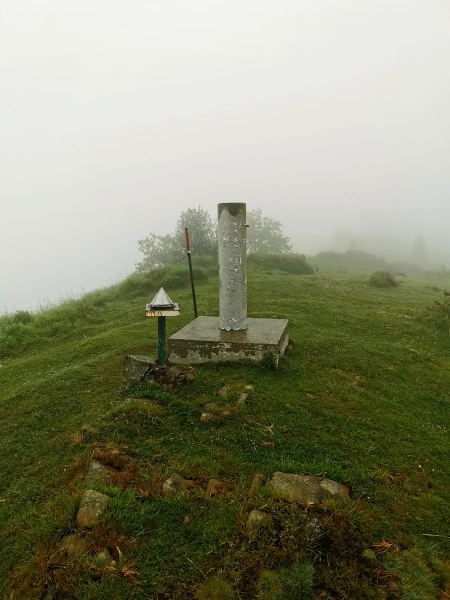
#> input picture img/7pago-03.webp, 900 x 1200 px (shown at 1/2 size)
$ python -i make_card_thumbs.py   (imports and definitions only)
#> lines starting #> are read from the running program, lines starting #| are printed output that depends on the picture
#> further down, picture is the input picture: PIL image 900x1200 RGB; mean R, G, B 135.1, 137.1, 111.2
#!/usr/bin/env python3
"""Escribe una version pequena de cada foto de tarjeta de la portada.

    python3 scripts/make_card_thumbs.py

Las fotos de img/ estan a 1600 px de lado (scripts/optimize_images.py), que es
lo que necesita la foto grande de una ficha o el visor a pantalla completa. La
tarjeta de la portada, en cambio, mide unos 342 px en un movil y unos 350 en
una pantalla grande: servirle la de 1600 px son medio mega por tarjeta, y hay
28 tarjetas.

Este script escribe, junto a cada foto de tarjeta, un img/<nombre>-card.jpg y un
img/<nombre>-card.webp de CARD_WIDTH px de ancho, que es lo que consume el
<picture> de src/mallabia_tail.html. Nunca amplia una foto que ya sea menor, y
no toca ningun otro fichero de img/ (a diferencia de optimize_images.py, que
reescribe el directorio entero).

CARD_WIDTH sale de medir el hueco: 340 px en un movil de 390, pero 517 px en
una ventana de 1440. A 1100 px la foto cubre el doble de ese hueco, que es lo
que necesita una pantalla Retina grande; con 800 se quedaba corta justo ahi.

Ademas iguala el tono de las 28, que es lo que hace que el listado se lea como
una serie y no como 28 fotos sueltas: estan hechas a lo largo de anos, con movil
y con dron, y su luminancia mediana iba de 20 a 202 sobre 255.

Hay que volver a pasarlo cuando entre una ruta nueva a la portada.
"""
import os
import re
import sys

from PIL import Image, ImageEnhance, ImageOps, ImageStat

HERE = os.path.dirname(os.path.abspath(__file__))
ROOT = os.path.dirname(HERE)
IMG_DIR = os.path.join(ROOT, "img")
ORIG_DIR = os.path.join(IMG_DIR, "orig")  # los originales que no se publican
HOME_TAIL = os.path.join(ROOT, "src", "mallabia_tail.html")

CARD_WIDTH = 1100         # 2x del hueco mas grande de la tarjeta (517 px a 1440)
# Y dos tallas mas, para que cada pantalla se baje la suya. Medido en el
# navegador: la tarjeta ocupa 286-506 px hasta 767 px de ventana, 351-430 entre
# 768 y 1023, y 340 clavados de 1024 en adelante. Multiplicado por la densidad
# de pantalla, eso pide 340 px en un escritorio normal, unos 700 en un movil
# corriente y 1068 en uno muy fino: 450, 800 y 1100. El <picture> de
# src/mallabia_tail.html las declara con su sizes y el navegador elige.
CARD_WIDTHS = (450, 800)
CARD_RATIO = 16 / 10      # el mismo aspect-ratio que .route-card-photo
JPEG_QUALITY = 78
WEBP_QUALITY = 68         # bajado desde 72: al nivelar el tono aflora algo de
                          # ruido en las fotos oscuras y eso engorda el fichero;
                          # a 350 px de tarjeta la diferencia no se ve
SUFFIX = "-card"

# --- igualado de tono ---------------------------------------------------
# El contraste y la saturacion los hacia antes el navegador, con un
# filter:contrast(1.1) saturate(1.25) sobre .route-card-photo img. Ahora van
# grabados aqui para que la foto ya salga bien del fichero y para poder
# ajustarla foto a foto, que un filtro de CSS no puede.
CONTRASTE = 1.15
SATURACION = 1.35

# Y esto es lo nuevo: acercar la luminancia de cada foto a la del conjunto.
# OBJETIVO es la mediana de las 28 en el momento de escribir esto; si algun dia
# el listado cambia mucho, se recalcula midiendo la mediana de todas otra vez.
# No se llega hasta el objetivo (FUERZA) ni se pasa del TOPE, para nivelar sin
# aplanar: una foto con su intencion tiene que conservarla.
OBJETIVO = 112

# La correccion es asimetrica a proposito. Subir una foto oscura la mejora casi
# siempre: estaba subexpuesta. Bajar una clara le quita fuerza, y las claras son
# justo las verdes y azules que tiran del listado -- con la misma fuerza en los
# dos sentidos perdian hasta un 12% de contraste y el conjunto se veia soso.
# Asi que las oscuras suben como antes y las claras apenas se mueven.
FUERZA_SUBIR = 0.45
FUERZA_BAJAR = 0.20
TOPE = (0.92, 1.35)

# Por debajo de esta luminancia la foto es de noche o a contraluz. Ahi no se
# toca el brillo: el primer intento le metia azul al amanecer de la ermita y la
# dejaba con pinta de retocada. Una foto de noche debe seguir siendo de noche.
NOCHE = 70


# [17 lines left out: function card_photos, not called in this run]


def luminancia(im):
    """Mediana del canal de luz, 0-255. La mediana y no la media: una foto con
    un cielo enorme y quemado enganaria a la media."""
    return ImageStat.Stat(im.convert("L")).median[0]


def igualar_tono(im):
    """Deja la foto en el mismo registro que el resto del listado."""
    if luminancia(im) < NOCHE:
        # Solo un nivelado minimo, y ni brillo ni ajuste hacia el objetivo.
        im = Image.blend(im, ImageOps.autocontrast(im, cutoff=2, preserve_tone=True), 0.25)
    else:
        im = Image.blend(im, ImageOps.autocontrast(im, cutoff=1, preserve_tone=True), 0.5)
        actual = max(luminancia(im), 1)
#> actual = 102
        fuerza = FUERZA_SUBIR if actual < OBJETIVO else FUERZA_BAJAR
#> fuerza = 0.45
        deseada = actual + (OBJETIVO - actual) * fuerza
#> deseada = 106.5
        factor = min(max(deseada / actual, TOPE[0]), TOPE[1])
#> factor = 1.04
        im = ImageEnhance.Brightness(im).enhance(factor)
    im = ImageEnhance.Color(im).enhance(SATURACION)
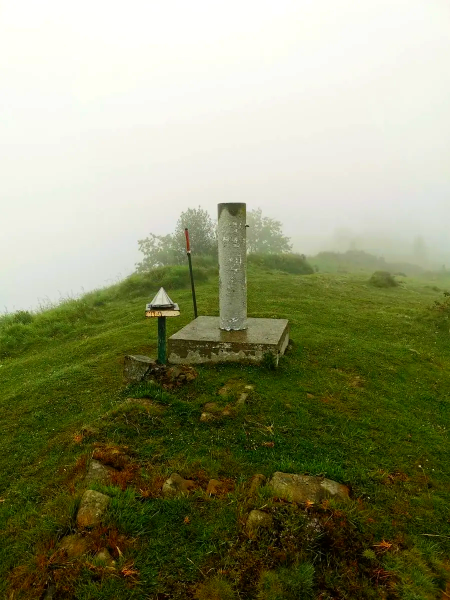
#> im: PIL image 900x1200 RGB (shown at 1/2 size); mean R, G, B 140.9, 143.8, 109.9
    return ImageEnhance.Contrast(im).enhance(CONTRASTE)


# [58 lines left out: functions make, main, not called in this run]


# [2 lines not run here, left out]

>>> from PIL import Image
>>> picture = Image.open('../img/7pago-03.webp')
>>> result = igualar_tono(picture)

$ run again, on img/ahuntzen-06.webp
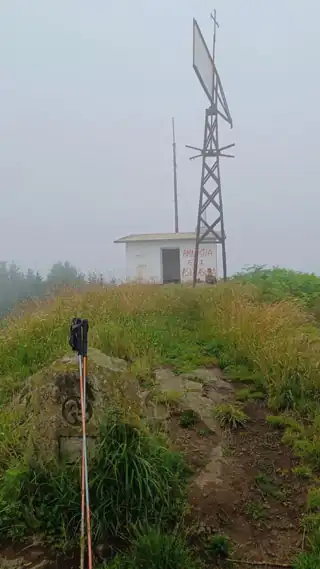
#> input picture img/ahuntzen-06.webp, 320 x 569 px
#> picture is the input picture: PIL image 320x569 RGB; mean R, G, B 129, 132.7, 119.9
#> in igualar_tono, `im = Image.blend(im, ImageOps.autocontrast(im, cutoff=1, preserve_tone..`:
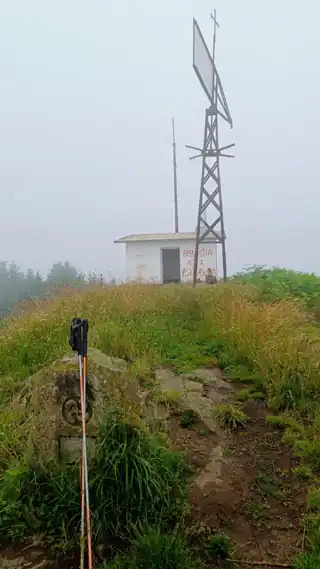
#> im: PIL image 320x569 RGB; mean R, G, B 138.3, 142.5, 126.9
#> actual = 128
#> fuerza = 0.2
#> deseada = 124.8
#> factor = 0.975
#> in igualar_tono, `im = ImageEnhance.Color(im).enhance(SATURACION)`:
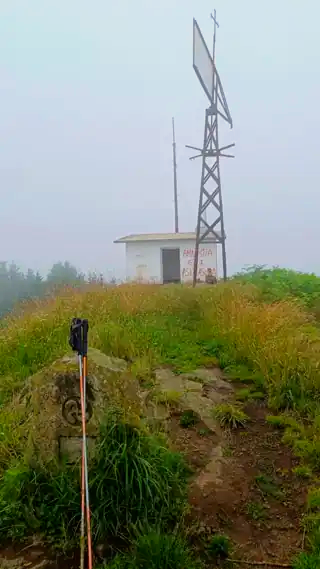
#> im: PIL image 320x569 RGB; mean R, G, B 133.4, 139.1, 119.2

$ run again, on img/ahuntzen-elgeta-paisaje.webp
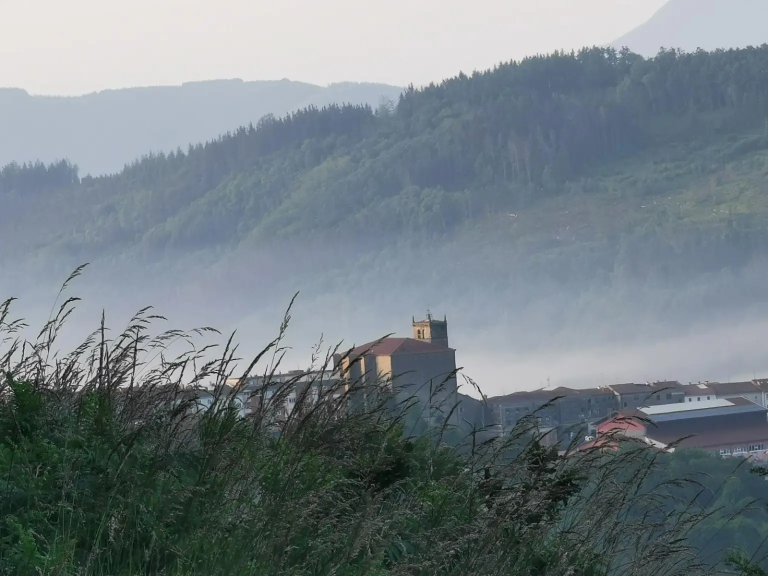
#> input picture img/ahuntzen-elgeta-paisaje.webp, 1536 x 1152 px (shown at 1/2 size)
#> picture is the input picture: PIL image 1536x1152 RGB; mean R, G, B 115.9, 127, 132.3
#> actual = 121
#> fuerza = 0.2
#> deseada = 119.2
#> factor = 0.985
#> in igualar_tono, `return ImageEnhance.Contrast(im).enhance(CONTRASTE)`:
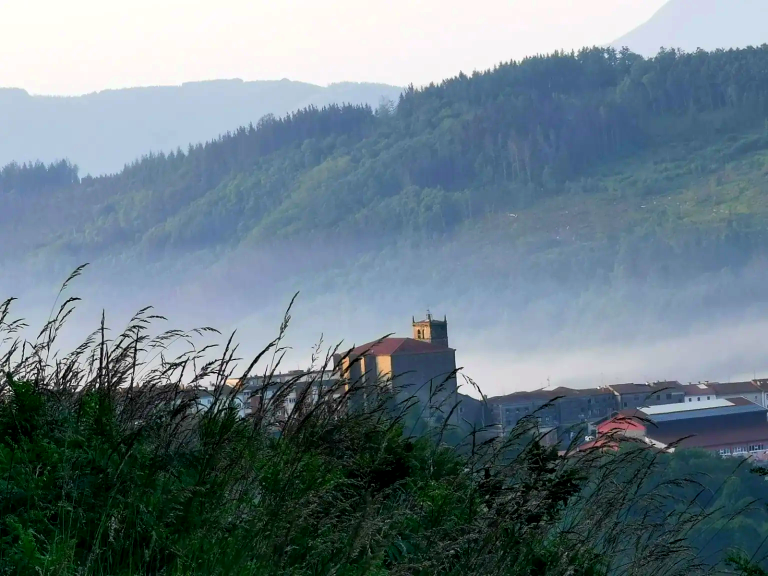
#> returned value: PIL image 1536x1152 RGB (shown at 1/2 size); mean R, G, B 106.5, 124.7, 134.1
